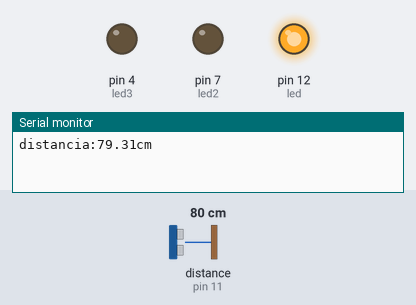
This sketch was run on a simulated Arduino Uno, built with avr-gcc and run on an emulated ATmega328P. On the bench: output pins drawn as LEDs (lit = HIGH), the last lines printed to the serial monitor. Wiring (inferred from the names in the program): ultrasonic range finder: trigger pin 10; echo pin 11. The inputs (shaded band) are chosen by the test bench; at power-on: distance to the obstacle (sensor on pin 11) 80 cm. The echo pulse lasts 58.3 µs per cm; pins used as bus, display or sensor lines are not drawn.

Above: at 3.8 s.
3.9 s: distance to the obstacle (sensor on pin 11) set to 120 cm
At 4.3 s:
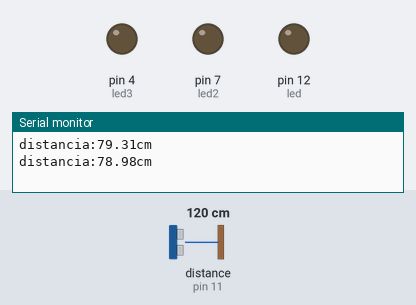
11.5 s: distance to the obstacle (sensor on pin 11) set to 221 cm
15.4 s: distance to the obstacle (sensor on pin 11) set to 227 cm
At 18.8 s:
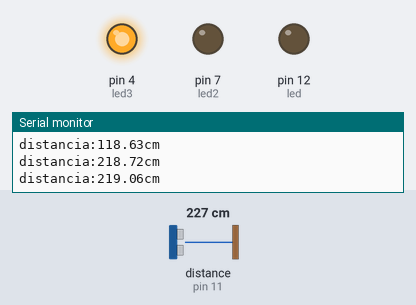
23.1 s: distance to the obstacle (sensor on pin 11) set to 2 cm
At 25.4 s:
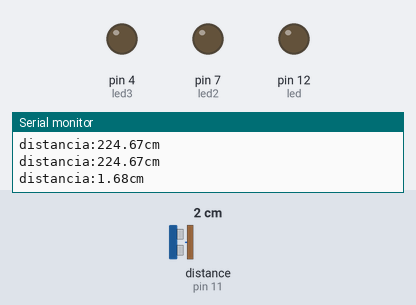
30.8 s: distance to the obstacle (sensor on pin 11) set to 250 cm
At 33.4 s:
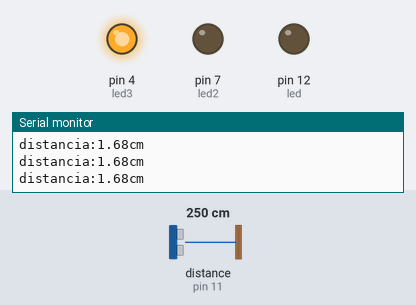
Timing chart, 0 to 39.5 s (numbered marks = the images above; inputs shaded):
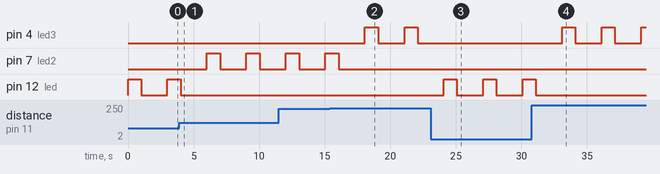

The sketch:

C_digo_arduino_1_.ino
```cpp
//Arduino 1
/*sensor ultrasônico e led*/

#define echoPin 11 //pino que recebe o pulso echo
#define trigPin 10 //pino que envia o pulso para gerar o echo
#include <SoftwareSerial.h>
#include <string.h>


int led = 12;
int led2 = 7;
int led3 = 4;


float duracao = 0;
float distancia = 0;

SoftwareSerial serial(0,1); //(rx, tx)


void setup()
{
  pinMode(echoPin, INPUT);
  pinMode(trigPin, OUTPUT);
  Serial.begin(9600);
  pinMode(led, OUTPUT);
  pinMode(led2, OUTPUT);
  pinMode(led3, OUTPUT);
  serial.begin(9600);
}


void loop()
{
  digitalWrite(trigPin, HIGH); //eleva o sinal do Trigger
  delayMicroseconds(10);       //por 10 microsegundos
  digitalWrite(trigPin, LOW);

  //armazena o valor de microsegundos que foi lido
  duracao = pulseIn(echoPin, HIGH);

  distancia = duracao * 0.017; // ((340 * 100) / 10e6)
  /*sobre a formula
  - velocidade do som no ar 340 m/s
  - multiplique-o por 100 para transformar em centímetros
  - dividi-o por 1.000.000 como a duracao esta medida em microsegundos
  - divide-o por 2 como o sinal de ultrasom viaja ate o objeto e depois
  faz o mesmo caminho de retorno
  - o resultado é 0.017
  */

  if(distancia <= 110){
    digitalWrite(led, HIGH);
    delay(1000);
    digitalWrite(led, LOW);
  }
  if (distancia > 111 & distancia < 222){
   	digitalWrite(led2, HIGH);
    delay(1000);
    digitalWrite(led2, LOW);
  }
  if (distancia > 222){
   	digitalWrite(led3, HIGH);
    delay(1000);
    digitalWrite(led3, LOW);
  }

  String stringOne = String(distancia, 5);

  Serial.print("distancia:");
  Serial.print(distancia);
  Serial.println("cm");
  delay(2000);

}
```

Measured:
- the behaviour switches between 224 and 225 cm on distance to the obstacle (sensor on pin 11) (found by bisection; images 1 and 2)
- after the input at 3.9 s, pin 7 (led2): alternates HIGH for 1.0 s and LOW for 2.0 s, starting after 2.1 s; pin 12 (led): goes on until 4.0 s, then stays LOW
- after the input at 15.4 s, pin 4 (led3): alternates HIGH for 1.0 s and LOW for 2.0 s, starting after 2.7 s; pin 7 (led2): goes on until 16.1 s, then stays LOW
- after the input at 23.1 s, pin 4 (led3): stops changing and stays LOW; pin 12 (led): alternates HIGH for 1.0 s and LOW for 2.0 s, starting after 0.99 s
- after the input at 30.8 s, pin 4 (led3): alternates HIGH for 1.0 s and LOW for 2.0 s, starting after 2.3 s; pin 12 (led): goes on until 31.1 s, then stays LOW
